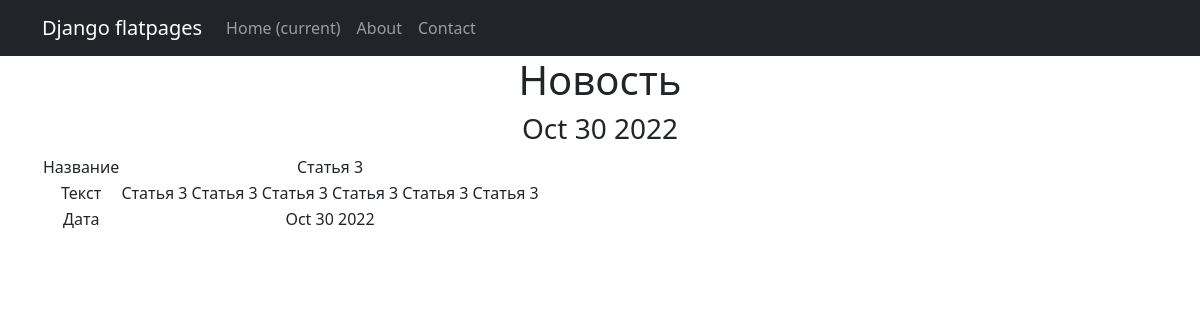
Page /news/11 on the committed database.
### news/models.py (models this page shows, shortened)
class Post(models.Model):
    article = 'A'
    news = 'N'
    POST_TYPE = [
        (article, 'Статья'),
        (news, 'Новость')
    ]
    type = models.CharField(max_length=1, choices=POST_TYPE, default=article)
    creation_date = models.DateTimeField(auto_now_add=True)
    article_subject = models.CharField(max_length=150)
    article_text = models.TextField()
    rating = models.IntegerField(default=0)
    author = models.ForeignKey(Author, on_delete=models.CASCADE)
    category = models.ManyToManyField(Category, through='PostCategory')

### news/views.py (the view)
# urls.py: path('<int:pk>', NewsDetail.as_view(), name='news_detail'),
class NewsDetail(DetailView):
    model = Post
    template_name = 'detail.html'
    context_object_name = 'detail'

### news/templatetags/custom_filters.py (called while the page is built)
@register.filter()
def censor(value):
   result = value
   for word in PROHIBITED_WORDS:
      result =  result.replace(word, "*")
   return result

### news/templatetags/custom_tags.py (called while the page is built)
@register.simple_tag()
def current_time(format_string='%b %d %Y'):
   return datetime.utcnow().strftime(format_string)

### templates/detail.html (shortened to what this page needs)
{% extends 'default.html' %}
{% load custom_filters %}
{% load custom_tags %}
{% block content %}
   <h1>Новость</h1>
   <h3>{% current_time '%b %d %Y' %}</h3>
   <table>
       <tr>
           <td>Название</td>
           <td>{{ detail.article_subject|censor }}</td>
       </tr>
       <tr>
           <td>Текст</td>
           <td>{{ detail.article_text|censor }}</td>
       </tr>
       <tr>
           <td>Дата</td>
           <td>{{ detail.creation_date|date:'M d Y' }}</td>
       </tr>
{% endblock content %}

### rows in the picture
Post: article_subject|censor "Статья 3", article_text|censor "Статья 3 Статья 3 Статья 3 Статья 3 Статья 3 Статья 3", creation_date "Oct 30 2022"
